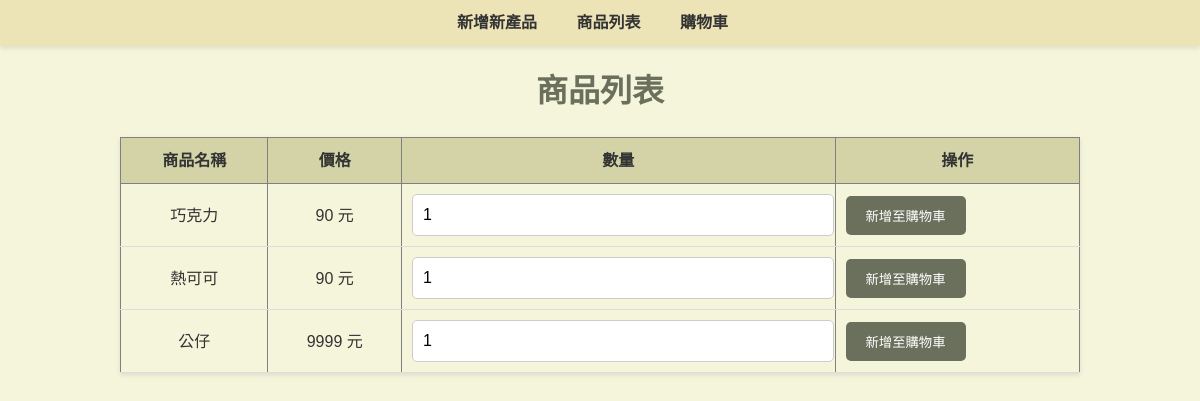
Page /product_list.php on the earlier database version.
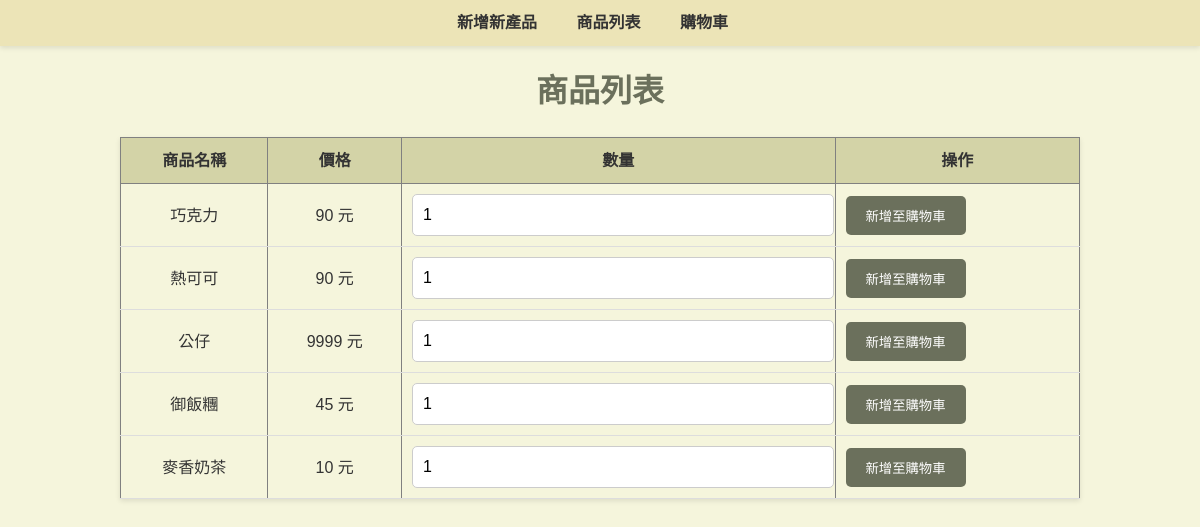
Same page on the later database version.
### tables this page shows
CREATE TABLE `products` (
  `no` int(10) NOT NULL,
  `name` varchar(50) NOT NULL,
  `price` int(20) NOT NULL,
  `create_at` datetime NOT NULL,
  `updata_at` datetime NOT NULL
);

### product_list.php (the view, shortened to what this page needs)
<!DOCTYPE html>
<html lang="zh-TW">
<head>
    <link rel="stylesheet" href="style.css">
</head>
<body>
<?php require_once 'nav.php'; ?>
    <h1>商品列表</h1>
    <table border="1">
        <thead>
            <tr>
                <th>商品名稱</th>
                <th>價格</th>
                <th>數量</th>
                <th>操作</th>
            </tr>
        </thead>
        <tbody>
            <?php
            include 'conndb.php';
            $sql = "SELECT no, name, price FROM products";
            $result = $conn->query($sql);
            while($row = $result->fetch_assoc()) {
                echo '<tr>
                    <td>' . $row['name'] . '</td>
                    <td>' . $row['price'] . ' 元</td>
                    <td><input type="number" id="quantity_' . $row['no'] . '" value="1" min="1"></td>
                    <td><button class="add-to-cart" data-pno="' . $row['no'] . '">新增至購物車</button></td>
                </tr>';
            }
            ?>
        </tbody>
    </table>
</body>
</html>

### nav.php
<nav>
    <ul style="list-style-type:none; padding:0; margin:0;">
        <li style="display:inline; margin-right:15px;"><a href="add_product.php">新增新產品</a></li>
        <li style="display:inline; margin-right:15px;"><a href="product_list.php">商品列表</a></li>
        <li style="display:inline; margin-right:15px;"><a href="index.php">購物車</a></li>
    </ul>
</nav>

### style.css (style rules this page uses)
body { font-family: 'Arial', sans-serif; background-color: #f5f5dc; color: #333; margin: 0; padding: 0; line-height: 1.6; }
h1 { text-align: center; color: #6b705c; margin: 20px 0; }
nav { background-color: #ece4b7; padding: 10px; text-align: center; box-shadow: 0px 2px 5px rgba(0, 0, 0, 0.1); }
nav ul { list-style-type: none; margin: 0; padding: 0; }
nav ul li { display: inline; margin-right: 15px; }
nav ul li a { text-decoration: none; color: #333; font-weight: bold; padding: 5px 10px; border-radius: 5px; transition: background-color 0.3s ease; }
input[type="text"], input[type="number"] { width: 97%; height: 20px; padding: 10px; border: 1px solid #ccc; border-radius: 5px; font-size: 1em; }
table { width: 80%; margin: 20px auto; border-collapse: collapse; box-shadow: 0px 2px 5px rgba(0, 0, 0, 0.1); }
thead th { background-color: #d3d3a7; color: #333; padding: 10px; }
tbody td { padding: 10px; text-align: center; border-bottom: 1px solid #ddd; }
button { background-color: #6b705c; color: #fff; border: none; padding: 10px 20px; cursor: pointer; border-radius: 5px; transition: background-color 0.3s ease; display: block; }

Differences in the rows shown:
added products: name "御飯糰", price "45"
added products: name "麥香奶茶", price "10"
